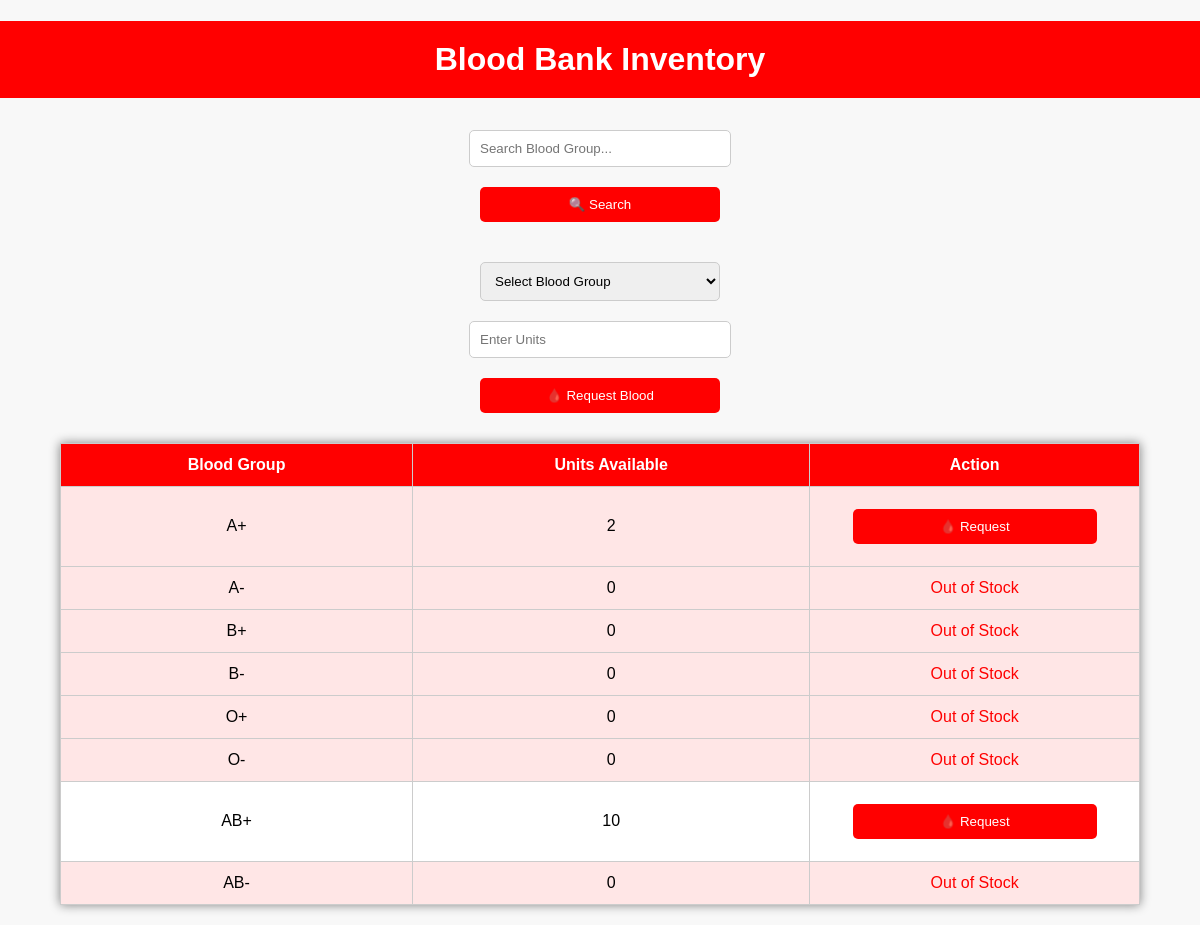
Page /user_inventory.php (signed in) on the committed database.
### tables this page shows
CREATE TABLE `inventory` (
  `id` int(11) NOT NULL,
  `blood_group` varchar(5) NOT NULL,
  `units_available` int(11) DEFAULT 0,
  `name` varchar(100) DEFAULT NULL,
  `city` varchar(100) DEFAULT NULL,
  `contact` varchar(15) DEFAULT NULL
);

### user_inventory.php (the view, shortened to what this page needs)
<?php
include 'connection.php';
$search = "";
if (isset($_POST['search'])) {
    $search = $_POST['search_text'];
    $stmt = $con->prepare("SELECT * FROM inventory WHERE blood_group LIKE ?");
    $likeSearch = "%$search%";
    $stmt->bind_param("s", $likeSearch);
    $stmt->execute();
    $inventory = $stmt->get_result();
} else {
    $inventory = $con->query("SELECT * FROM inventory");
}
?>
<!DOCTYPE html>
<html lang="en">
<head>
</head>
<body>
    <h1>Blood Bank Inventory</h1>
    <form method="post">
        <input type="text" name="search_text" placeholder="Search Blood Group..." value="<?= htmlspecialchars($search) ?>">
        <button type="submit" name="search">🔍 Search</button>
    </form>
    <form method="post">
        <select name="blood_group" required>
            <option value="">Select Blood Group</option>
        </select>
        <input type="number" name="units" placeholder="Enter Units" min="1" required>
        <button type="submit" name="request_blood">🩸 Request Blood</button>
    </form>
    <table>
        <tr>
            <th>Blood Group</th>
            <th>Units Available</th>
            <th>Action</th>
        </tr>
        <?php if ($inventory->num_rows > 0): ?>
            <?php while($row = $inventory->fetch_assoc()): ?>
                <tr class="<?= ($row['units_available'] < 5) ? 'low-stock' : '' ?>">
                    <td><?= $row['blood_group'] ?></td>
                    <td><?= $row['units_available'] ?></td>
                    <td>
                        <?php if ($row['units_available'] > 0): ?>
                            <form method="post" style="display:inline;">
                                <button type="submit" name="request_blood">🩸 Request</button>
                            </form>
                        <?php else: ?>
                            <span style="color:red;">Out of Stock</span>
                        <?php endif; ?>
                    </td>
                </tr>
            <?php endwhile; ?>
        <?php else: ?>
            <tr>
                <td colspan="3">No results found.</td>
            </tr>
        <?php endif; ?>
    </table>
</body>
</html>

### user_inventory.php (style rules this page uses)
body { font-family: Arial, sans-serif; background: #f8f8f8; text-align: center; margin: 0; }
h1 { background: red; color: white; padding: 20px; }
form { margin: 20px auto; width: 300px; }
input, select, button { padding: 10px; width: 80%; margin: 10px 5%; border-radius: 5px; border: 1px solid #ccc; }
button { background: red; color: white; border: none; cursor: pointer; }
table { width: 90%; margin: 20px auto; border-collapse: collapse; background: white; box-shadow: 0 0 10px gray; }
th, td { padding: 12px; border: 1px solid #ccc; text-align: center; }
th { background: red; color: white; }
tr.low-stock { background: #ffe6e6; }

### rows in the picture
inventory: blood_group "A+", units_available "2"
inventory: blood_group "A-", units_available "0", shows "Out of Stock"
inventory: blood_group "B+", units_available "0", shows "Out of Stock"
inventory: blood_group "B-", units_available "0", shows "Out of Stock"
inventory: blood_group "O+", units_available "0", shows "Out of Stock"
inventory: blood_group "O-", units_available "0", shows "Out of Stock"
inventory: blood_group "AB+", units_available "10"
inventory: blood_group "AB-", units_available "0", shows "Out of Stock"
